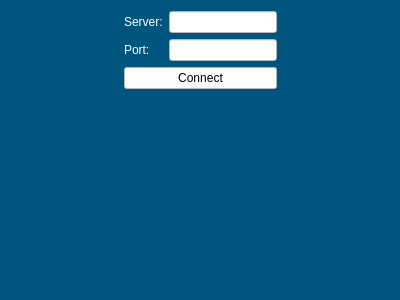
<?xml version="1.0" encoding="UTF-8"?>
<ui version="4.0">
 <class>NewLoginS</class>
 <widget class="QFrame" name="NewLoginS">
  <property name="geometry">
   <rect>
    <x>0</x>
    <y>0</y>
    <width>400</width>
    <height>300</height>
   </rect>
  </property>
  <property name="windowTitle">
   <string>Frame</string>
  </property>
  <property name="styleSheet">
   <string notr="true">background-color: rgb(0, 85, 127);</string>
  </property>
  <layout class="QHBoxLayout" name="horizontalLayout">
   <item>
    <spacer name="horizontalSpacer_2">
     <property name="orientation">
      <enum>Qt::Horizontal</enum>
     </property>
     <property name="sizeHint" stdset="0">
      <size>
       <width>103</width>
       <height>20</height>
      </size>
     </property>
    </spacer>
   </item>
   <item>
    <layout class="QVBoxLayout" name="verticalLayout">
     <item>
      <layout class="QGridLayout" name="gridLayout">
       <item row="1" column="0">
        <widget class="QLabel" name="ServerLabel">
         <property name="styleSheet">
          <string notr="true">color: rgb(255, 255, 255);</string>
         </property>
         <property name="text">
          <string>Server:</string>
         </property>
        </widget>
       </item>
       <item row="2" column="1">
        <widget class="QLineEdit" name="PortEdit">
         <property name="styleSheet">
          <string notr="true">background-color: rgb(255, 255, 255);</string>
         </property>
        </widget>
       </item>
       <item row="1" column="1">
        <widget class="QLineEdit" name="ServerEdit">
         <property name="styleSheet">
          <string notr="true">background-color: rgb(255, 255, 255);</string>
         </property>
        </widget>
       </item>
       <item row="2" column="0">
        <widget class="QLabel" name="PortLabel">
         <property name="styleSheet">
          <string notr="true">color: rgb(255, 255, 255);</string>
         </property>
         <property name="text">
          <string>Port:</string>
         </property>
        </widget>
       </item>
      </layout>
     </item>
     <item>
      <layout class="QHBoxLayout" name="horizontalLayout_3">
       <item>
        <widget class="QPushButton" name="ConnectButton">
         <property name="styleSheet">
          <string notr="true">background-color: rgb(255, 255, 255);</string>
         </property>
         <property name="text">
          <string>Connect</string>
         </property>
        </widget>
       </item>
      </layout>
     </item>
     <item>
      <spacer name="verticalSpacer">
       <property name="orientation">
        <enum>Qt::Vertical</enum>
       </property>
       <property name="sizeHint" stdset="0">
        <size>
         <width>20</width>
         <height>185</height>
        </size>
       </property>
      </spacer>
     </item>
    </layout>
   </item>
   <item>
    <spacer name="horizontalSpacer">
     <property name="orientation">
      <enum>Qt::Horizontal</enum>
     </property>
     <property name="sizeHint" stdset="0">
      <size>
       <width>103</width>
       <height>20</height>
      </size>
     </property>
    </spacer>
   </item>
  </layout>
 </widget>
 <tabstops>
  <tabstop>ServerEdit</tabstop>
  <tabstop>PortEdit</tabstop>
  <tabstop>ConnectButton</tabstop>
 </tabstops>
 <resources/>
 <connections>
  <connection>
   <sender>ConnectButton</sender>
   <signal>clicked()</signal>
   <receiver>NewLoginS</receiver>
   <slot>parseConnectReq()</slot>
   <hints>
    <hint type="sourcelabel">
     <x>199</x>
     <y>82</y>
    </hint>
    <hint type="destinationlabel">
     <x>199</x>
     <y>149</y>
    </hint>
   </hints>
  </connection>
 </connections>
 <slots>
  <slot>parseConnectReq()</slot>
 </slots>
</ui>
